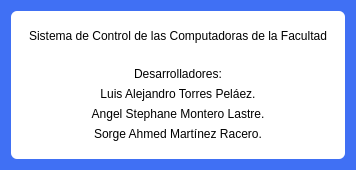
<?xml version="1.0" encoding="UTF-8"?>
<ui version="4.0">
 <class>Dialog</class>
 <widget class="QDialog" name="Dialog">
  <property name="geometry">
   <rect>
    <x>0</x>
    <y>0</y>
    <width>331</width>
    <height>150</height>
   </rect>
  </property>
  <property name="maximumSize">
   <size>
    <width>331</width>
    <height>150</height>
   </size>
  </property>
  <property name="windowTitle">
   <string>Dialog</string>
  </property>
  <property name="styleSheet">
   <string notr="true">  background-color: #4070f4;</string>
  </property>
  <layout class="QGridLayout" name="gridLayout">
   <item row="0" column="0">
    <widget class="QFrame" name="frame">
     <property name="styleSheet">
      <string notr="true">border-radius:6px;
background-color:white;</string>
     </property>
     <property name="frameShape">
      <enum>QFrame::StyledPanel</enum>
     </property>
     <property name="frameShadow">
      <enum>QFrame::Raised</enum>
     </property>
     <layout class="QVBoxLayout" name="verticalLayout_2">
      <item>
       <widget class="QFrame" name="frame_3">
        <property name="frameShape">
         <enum>QFrame::StyledPanel</enum>
        </property>
        <property name="frameShadow">
         <enum>QFrame::Raised</enum>
        </property>
        <layout class="QHBoxLayout" name="horizontalLayout">
         <item>
          <widget class="QLabel" name="label">
           <property name="styleSheet">
            <string notr="true">
font: 500 11pt &quot;Bahnschrift Light SemiCondensed&quot;;
</string>
           </property>
           <property name="text">
            <string>Sistema de Control de las Computadoras de la Facultad</string>
           </property>
           <property name="alignment">
            <set>Qt::AlignCenter</set>
           </property>
          </widget>
         </item>
        </layout>
       </widget>
      </item>
      <item>
       <widget class="QFrame" name="frame_2">
        <property name="frameShape">
         <enum>QFrame::StyledPanel</enum>
        </property>
        <property name="frameShadow">
         <enum>QFrame::Raised</enum>
        </property>
        <layout class="QVBoxLayout" name="verticalLayout">
         <item>
          <widget class="QLabel" name="label_2">
           <property name="styleSheet">
            <string notr="true">
font:500 10pt &quot;Bahnschrift Light SemiCondensed&quot;;
</string>
           </property>
           <property name="text">
            <string>Desarrolladores:</string>
           </property>
           <property name="alignment">
            <set>Qt::AlignCenter</set>
           </property>
          </widget>
         </item>
         <item>
          <widget class="QLabel" name="label_3">
           <property name="tabletTracking">
            <bool>false</bool>
           </property>
           <property name="styleSheet">
            <string notr="true">
font: 9pt &quot;Bahnschrift Light SemiCondensed&quot;;
</string>
           </property>
           <property name="text">
            <string>Luis Alejandro Torres Peláez.</string>
           </property>
           <property name="alignment">
            <set>Qt::AlignCenter</set>
           </property>
          </widget>
         </item>
         <item>
          <widget class="QLabel" name="label_4">
           <property name="tabletTracking">
            <bool>false</bool>
           </property>
           <property name="styleSheet">
            <string notr="true">
font: 9pt &quot;Bahnschrift Light SemiCondensed&quot;;
</string>
           </property>
           <property name="text">
            <string>Angel Stephane Montero Lastre.</string>
           </property>
           <property name="alignment">
            <set>Qt::AlignCenter</set>
           </property>
          </widget>
         </item>
         <item>
          <widget class="QLabel" name="label_5">
           <property name="tabletTracking">
            <bool>false</bool>
           </property>
           <property name="styleSheet">
            <string notr="true">
font: 9pt &quot;Bahnschrift Light SemiCondensed&quot;;
</string>
           </property>
           <property name="text">
            <string>Sorge Ahmed Martínez Racero.</string>
           </property>
           <property name="alignment">
            <set>Qt::AlignCenter</set>
           </property>
          </widget>
         </item>
        </layout>
       </widget>
      </item>
     </layout>
    </widget>
   </item>
  </layout>
 </widget>
 <resources/>
 <connections/>
</ui>
